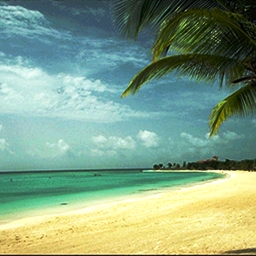
#> input picture Python/GEI791/baseDeDonneesImages/coast_bea10.jpg, 256 x 256 px; its folder holds 4 pictures in this run
$ python clustering.py
#> lines starting #> are read from the running program, lines starting #| are printed output that depends on the picture
'''
Script for the kNN and image visualization

'''

import matplotlib.pyplot as plt
import numpy as np
import os
# import sys
import glob
from sklearn.cluster import KMeans
# from sklearn.datasets.samples_generator import make_blobs
from PIL import Image
import cv2

# pour reproductibilité
# random.seed(0)

# D'abord, faire une liste de toutes les images par leur titre
path = glob.glob(r"C:\Users\antoi\Desktop\Github\gittest\Python\GEI791\baseDeDonneesImages\*.jpg")
image_folder = r"C:\Users\antoi\Desktop\Github\gittest\Python\GEI791\baseDeDonneesImages"
image_list = os.listdir(image_folder)

# Filtrer pour juste garder les images du dossier
image_list = [i for i in image_list if '.jpg' in i]

# Créer un array qui contient toutes les images
# Dimensions [980, 256, 256, 3]
# Valeurs    [# image, hauteur, largeur, RGB]
images = np.array([np.array(Image.open(image)) for image in path])
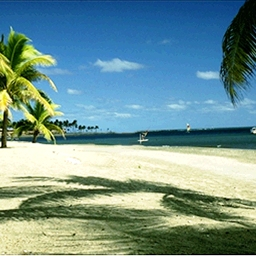
#> input picture Python/GEI791/baseDeDonneesImages/coast_bea5.jpg, 256 x 256 px
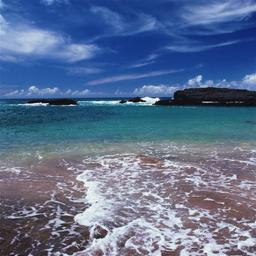
#> input picture Python/GEI791/baseDeDonneesImages/coast_cdmc860.jpg, 256 x 256 px
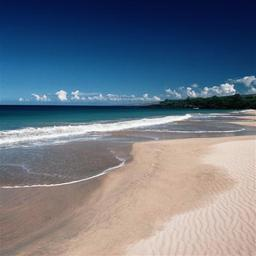
#> input picture Python/GEI791/baseDeDonneesImages/coast_cdmc862.jpg, 256 x 256 px


# def plot_RGB(images, indexes=None):
#     '''
#     Function that creates the RGB plot for
#     selected images
#     :param images: array containing all images
#     :param indexes: index for selecting images to
#     display their RGB profile
#
#     :return: None
#     '''
#
#     fig = plt.figure()
#     ax = fig.add_subplot()
#
#     if indexes is not None:
#         images = images[indexes]
#     else:
#         pass
#
#
#     R_average = np.sum(images[:,:,:,0], axis=(1,2))/(256*256)
#     G_average = np.sum(images[:,:,:,1], axis=(1,2))/(256*256)
#     B_average = np.sum(images[:,:,:,2], axis=(1,2))/(256*256)
#     # print(R_average)
#     # print(G_average)
#     # print(B_average)
#     ax.plot(range(np.size(images, 0)), R_average, c='red')
#     ax.plot(range(np.size(images, 0)), G_average, c='green')
#     ax.plot(range(np.size(images, 0)), B_average, c='blue')
#     ax.set_title('image RGB profil')
#     plt.show()
#     return None


# [62 lines left out: functions histogrammes, random_image_selector, not called in this run]


def images_display(image_list, indexes=None):
    '''
    fonction pour afficher les images correspondant aux indices

    :param image_list: liste d'image à montrer
    :param indexes: indices de la liste d'image
    :return: None
    '''
    if type(indexes) == int:
        indexes = [indexes]

    if indexes is not None:
        for index in indexes:
#> (the run stopped early here; a loop or call above may not have finished)
